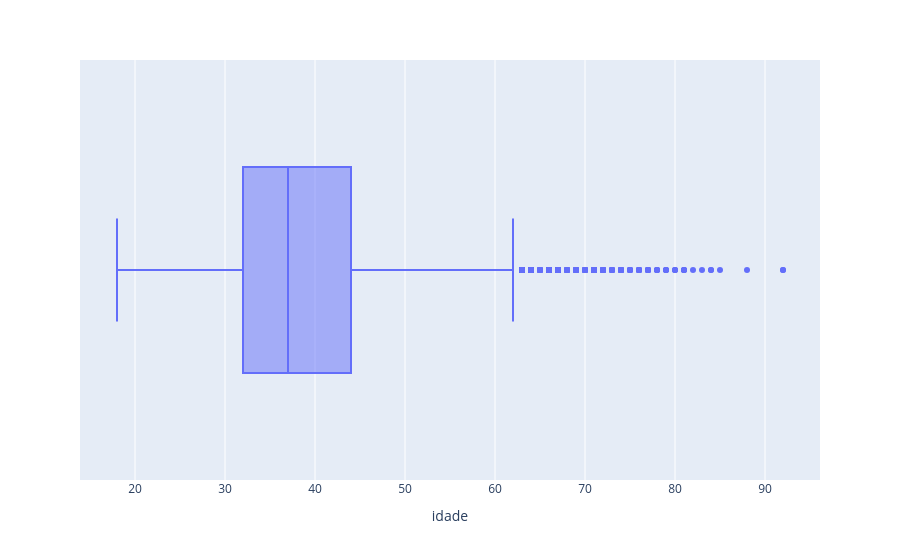

The code cell stored with this chart in its notebook:
### Code cell
px.box(dados_brutos, x='idade')

### Figure 1 — Plotly figure (JSON) as saved in the notebook; plotly's stock layout.template omitted (floating-point values rounded to 4 significant figures; data arrays with more than 128 entries replaced by an {"elided": "..."} marker saying what was removed)
{"data": [{"alignmentgroup": "True", "hovertemplate": "idade=%{x}<extra></extra>", "legendgroup": "", "marker": {"color": "#636efa"}, "name": "", "notched": false, "offsetgroup": "", "orientation": "h", "showlegend": false, "type": "box", "x": {"elided": "10000 int values"}, "x0": " ", "xaxis": "x", "y0": " ", "yaxis": "y"}], "layout": {"boxmode": "group", "legend": {"tracegroupgap": 0}, "margin": {"t": 60}, "xaxis": {"anchor": "y", "domain": [0, 1], "title": {"text": "idade"}}, "yaxis": {"anchor": "x", "domain": [0, 1]}}}
